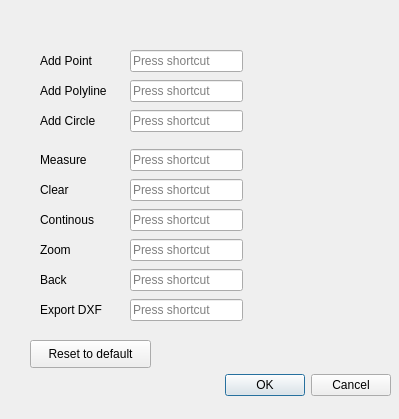
<?xml version="1.0" encoding="UTF-8"?>
<ui version="4.0">
 <class>ShortCutsDialog</class>
 <widget class="QDialog" name="ShortCutsDialog">
  <property name="geometry">
   <rect>
    <x>0</x>
    <y>0</y>
    <width>399</width>
    <height>419</height>
   </rect>
  </property>
  <property name="windowTitle">
   <string>Dialog</string>
  </property>
  <widget class="QDialogButtonBox" name="buttonBox">
   <property name="geometry">
    <rect>
     <x>50</x>
     <y>370</y>
     <width>341</width>
     <height>31</height>
    </rect>
   </property>
   <property name="orientation">
    <enum>Qt::Horizontal</enum>
   </property>
   <property name="standardButtons">
    <set>QDialogButtonBox::Cancel|QDialogButtonBox::Ok</set>
   </property>
  </widget>
  <widget class="QLabel" name="label_addpoint">
   <property name="geometry">
    <rect>
     <x>40</x>
     <y>50</y>
     <width>101</width>
     <height>21</height>
    </rect>
   </property>
   <property name="text">
    <string>Add Point</string>
   </property>
  </widget>
  <widget class="QKeySequenceEdit" name="keySequenceEdit_addpoint">
   <property name="geometry">
    <rect>
     <x>130</x>
     <y>50</y>
     <width>113</width>
     <height>22</height>
    </rect>
   </property>
  </widget>
  <widget class="QLabel" name="label_addpolyline">
   <property name="geometry">
    <rect>
     <x>40</x>
     <y>80</y>
     <width>101</width>
     <height>21</height>
    </rect>
   </property>
   <property name="text">
    <string>Add Polyline</string>
   </property>
  </widget>
  <widget class="QKeySequenceEdit" name="keySequenceEdit_addpolyline">
   <property name="geometry">
    <rect>
     <x>130</x>
     <y>80</y>
     <width>113</width>
     <height>22</height>
    </rect>
   </property>
  </widget>
  <widget class="QPushButton" name="pushButton_reset_to_default">
   <property name="geometry">
    <rect>
     <x>30</x>
     <y>340</y>
     <width>121</width>
     <height>28</height>
    </rect>
   </property>
   <property name="text">
    <string>Reset to default</string>
   </property>
  </widget>
  <widget class="QLabel" name="label_measure">
   <property name="geometry">
    <rect>
     <x>40</x>
     <y>110</y>
     <width>101</width>
     <height>99</height>
    </rect>
   </property>
   <property name="text">
    <string>Measure</string>
   </property>
  </widget>
  <widget class="QKeySequenceEdit" name="keySequenceEdit_measure">
   <property name="geometry">
    <rect>
     <x>130</x>
     <y>110</y>
     <width>113</width>
     <height>100</height>
    </rect>
   </property>
  </widget>
  <widget class="QLabel" name="label_zoom">
   <property name="geometry">
    <rect>
     <x>40</x>
     <y>200</y>
     <width>101</width>
     <height>99</height>
    </rect>
   </property>
   <property name="text">
    <string>Zoom</string>
   </property>
  </widget>
  <widget class="QKeySequenceEdit" name="keySequenceEdit_clear">
   <property name="geometry">
    <rect>
     <x>130</x>
     <y>140</y>
     <width>113</width>
     <height>100</height>
    </rect>
   </property>
  </widget>
  <widget class="QLabel" name="label_addpolyline_2">
   <property name="geometry">
    <rect>
     <x>40</x>
     <y>170</y>
     <width>101</width>
     <height>99</height>
    </rect>
   </property>
   <property name="text">
    <string>Continous</string>
   </property>
  </widget>
  <widget class="QLabel" name="label_clear">
   <property name="geometry">
    <rect>
     <x>40</x>
     <y>140</y>
     <width>101</width>
     <height>99</height>
    </rect>
   </property>
   <property name="text">
    <string>Clear</string>
   </property>
  </widget>
  <widget class="QKeySequenceEdit" name="keySequenceEdit_continous">
   <property name="geometry">
    <rect>
     <x>130</x>
     <y>170</y>
     <width>113</width>
     <height>100</height>
    </rect>
   </property>
  </widget>
  <widget class="QKeySequenceEdit" name="keySequenceEdit_zoom">
   <property name="geometry">
    <rect>
     <x>130</x>
     <y>200</y>
     <width>113</width>
     <height>100</height>
    </rect>
   </property>
  </widget>
  <widget class="QLabel" name="label_back">
   <property name="geometry">
    <rect>
     <x>40</x>
     <y>230</y>
     <width>101</width>
     <height>99</height>
    </rect>
   </property>
   <property name="text">
    <string>Back</string>
   </property>
  </widget>
  <widget class="QKeySequenceEdit" name="keySequenceEdit_exportdxf">
   <property name="geometry">
    <rect>
     <x>130</x>
     <y>260</y>
     <width>113</width>
     <height>100</height>
    </rect>
   </property>
  </widget>
  <widget class="QLabel" name="label_exportDXF">
   <property name="geometry">
    <rect>
     <x>40</x>
     <y>260</y>
     <width>101</width>
     <height>99</height>
    </rect>
   </property>
   <property name="text">
    <string>Export DXF</string>
   </property>
  </widget>
  <widget class="QKeySequenceEdit" name="keySequenceEdit_back">
   <property name="geometry">
    <rect>
     <x>130</x>
     <y>230</y>
     <width>113</width>
     <height>100</height>
    </rect>
   </property>
  </widget>
  <widget class="QLabel" name="label_addcircle">
   <property name="geometry">
    <rect>
     <x>40</x>
     <y>110</y>
     <width>101</width>
     <height>21</height>
    </rect>
   </property>
   <property name="text">
    <string>Add Circle</string>
   </property>
  </widget>
  <widget class="QKeySequenceEdit" name="keySequenceEdit_addcircle">
   <property name="geometry">
    <rect>
     <x>130</x>
     <y>110</y>
     <width>113</width>
     <height>22</height>
    </rect>
   </property>
  </widget>
 </widget>
 <resources/>
 <connections>
  <connection>
   <sender>buttonBox</sender>
   <signal>accepted()</signal>
   <receiver>ShortCutsDialog</receiver>
   <slot>accept()</slot>
   <hints>
    <hint type="sourcelabel">
     <x>248</x>
     <y>254</y>
    </hint>
    <hint type="destinationlabel">
     <x>157</x>
     <y>274</y>
    </hint>
   </hints>
  </connection>
  <connection>
   <sender>buttonBox</sender>
   <signal>rejected()</signal>
   <receiver>ShortCutsDialog</receiver>
   <slot>reject()</slot>
   <hints>
    <hint type="sourcelabel">
     <x>316</x>
     <y>260</y>
    </hint>
    <hint type="destinationlabel">
     <x>286</x>
     <y>274</y>
    </hint>
   </hints>
  </connection>
 </connections>
</ui>
